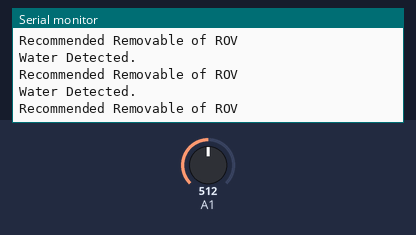
Simulated run of this sketch. Board: Arduino Uno, built with avr-gcc and run on an emulated ATmega328P. On the bench: the last lines printed to the serial monitor. The inputs (shaded band) are chosen by the test bench; at power-on: A1 = 512.

Above: at 1.2 s.
1.3 s: A1 set to 12
At 2.3 s:
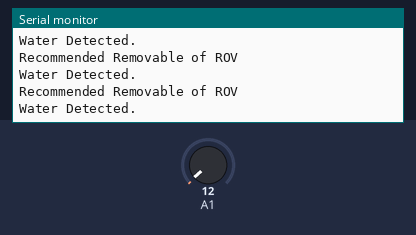
2.8 s: A1 set to 9
At 3.5 s:
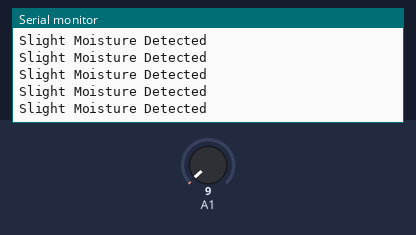

The sketch:

leak_sensor.ino
```cpp
void setup(){
Serial.begin(9600);     // Communication started with 9600 baud
}
void loop(){
int sensor=analogRead(A1);
if (sensor > 10) {
  Serial.println("Water Detected.");
  Serial.println("Recommended Removable of ROV");
} else if (sensor > 3) {
  Serial.println("Slight Moisture Detected");
} else if (sensor < 3) {
  Serial.println("No Moisture Dectected");
} else {
  Serial.println("Code Error");
}

//int sensor=analogRead(A1); // Incoming analog signal read and appointed sensor
//Serial.println(sensor);   //Wrote serial port
}
```

Measured:
- the behaviour switches between 11 and 10 on A1 (found by bisection; images 1 and 2)
- after the input at 2.8 s, the serial monitor: prints a new line after 0.08 s (image 2)
